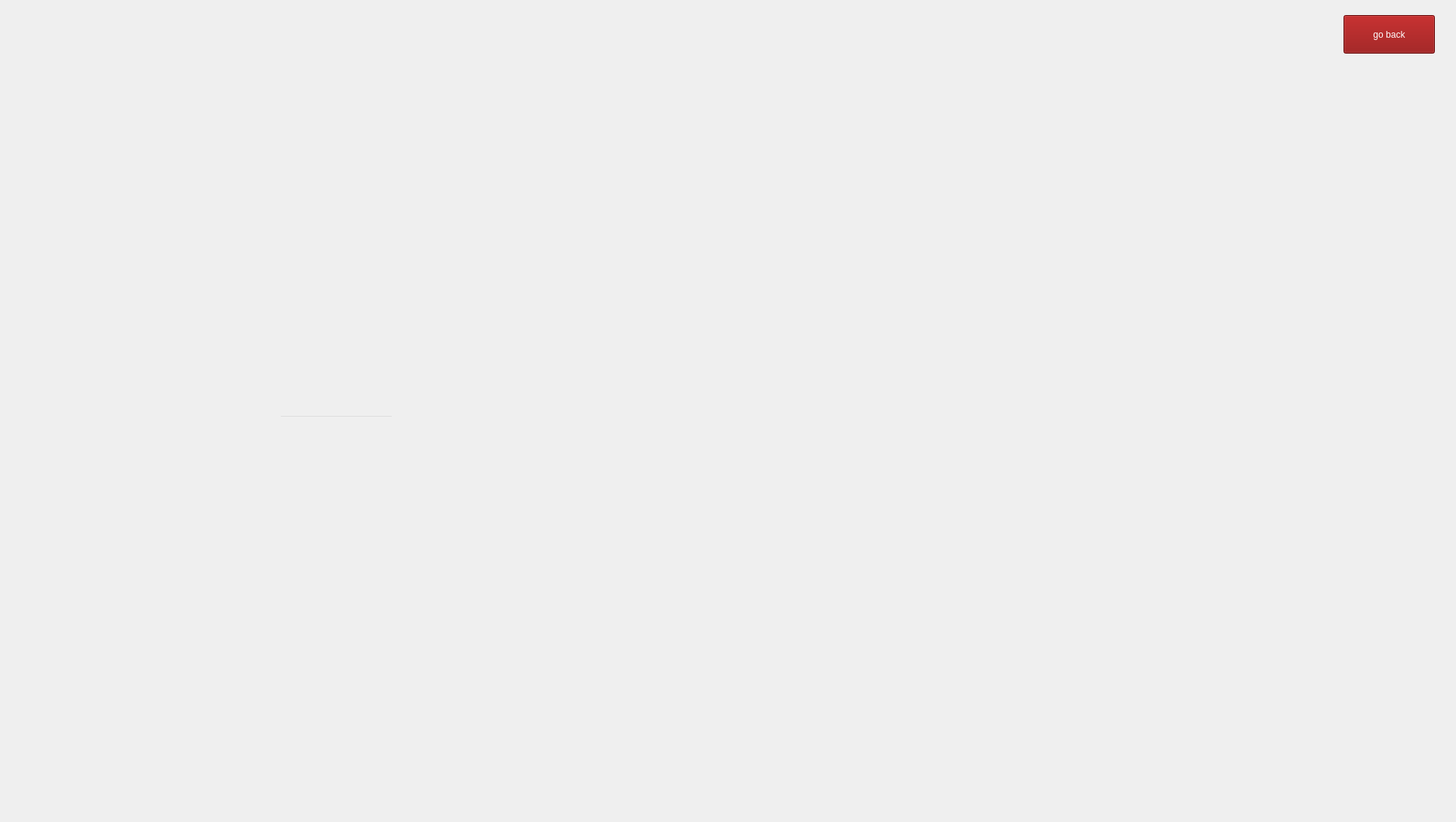
    <widget class="QWidget" name="cancel_Booking">
     <widget class="QLabel" name="label_10">
      <property name="geometry">
       <rect>
        <x>0</x>
        <y>0</y>
        <width>1920</width>
        <height>1080</height>
       </rect>
      </property>
      <property name="text">
       <string/>
      </property>
      <property name="pixmap">
       <pixmap resource="bgi.qrc">:/new/prefix1/bgi/cancel booking.jpg</pixmap>
      </property>
      <property name="scaledContents">
       <bool>true</bool>
      </property>
     </widget>
     <widget class="QPushButton" name="submit_6">
      <property name="geometry">
       <rect>
        <x>330</x>
        <y>640</y>
        <width>231</width>
        <height>81</height>
       </rect>
      </property>
      <property name="cursor">
       <cursorShape>PointingHandCursor</cursorShape>
      </property>
      <property name="styleSheet">
       <string notr="true">QPushButton {
    background-color: transparent;
    border: none;
}

QPushButton:hover {
    background-color: rgba(20,20, 20, 30);
    border-radius: 10px;
}
</string>
      </property>
      <property name="text">
       <string/>
      </property>
     </widget>
     <widget class="QLineEdit" name="cancelling">
      <property name="geometry">
       <rect>
        <x>370</x>
        <y>550</y>
        <width>151</width>
        <height>81</height>
       </rect>
      </property>
      <property name="styleSheet">
       <string notr="true">font: 35pt &quot;Segoe UI&quot;;
color: rgb(255, 255, 255);
background: transparent;
</string>
      </property>
      <property name="inputMethodHints">
       <set>Qt::InputMethodHint::ImhDigitsOnly</set>
      </property>
      <property name="text">
       <string/>
      </property>
      <property name="readOnly">
       <bool>false</bool>
      </property>
     </widget>
     <widget class="QTextEdit" name="viewtocancel">
      <property name="geometry">
       <rect>
        <x>10</x>
        <y>90</y>
        <width>841</width>
        <height>351</height>
       </rect>
      </property>
      <property name="styleSheet">
       <string notr="true">background-color: transparent;
font: 25pt &quot;Microsoft Sans Serif&quot;;
color: white;
text-align: center;
border:transparent;
</string>
      </property>
      <property name="readOnly">
       <bool>true</bool>
      </property>
      <property name="html">
       <string>&lt;!DOCTYPE HTML PUBLIC &quot;-//W3C//DTD HTML 4.0//EN&quot; &quot;http://www.w3.org/TR/REC-html40/strict.dtd&quot;&gt;
&lt;html&gt;&lt;head&gt;&lt;meta name=&quot;qrichtext&quot; content=&quot;1&quot; /&gt;&lt;meta charset=&quot;utf-8&quot; /&gt;&lt;style type=&quot;text/css&quot;&gt;
p, li { white-space: pre-wrap; }
hr { height: 1px; border-width: 0; }
li.unchecked::marker { content: &quot;\2610&quot;; }
li.checked::marker { content: &quot;\2612&quot;; }
&lt;/style&gt;&lt;/head&gt;&lt;body style=&quot; font-family:'Microsoft Sans Serif'; font-size:25pt; font-weight:400; font-style:normal;&quot;&gt;
&lt;p style=&quot;-qt-paragraph-type:empty; margin-top:0px; margin-bottom:0px; margin-left:0px; margin-right:0px; -qt-block-indent:0; text-indent:0px; font-size:50pt;&quot;&gt;&lt;br /&gt;&lt;/p&gt;&lt;/body&gt;&lt;/html&gt;</string>
      </property>
     </widget>
     <widget class="QPushButton" name="back_to_memmenue_11">
      <property name="geometry">
       <rect>
        <x>1780</x>
        <y>20</y>
        <width>121</width>
        <height>51</height>
       </rect>
      </property>
      <property name="cursor">
       <cursorShape>PointingHandCursor</cursorShape>
      </property>
      <property name="styleSheet">
       <string notr="true">

QPushButton {
background-color: rgb(138, 0, 0);
font: 24pt &quot;Microsoft Tai Le&quot;;
color: white;
}

QPushButton:hover {
    background-color: rgba(200, 0, 0, 30); 
    border-radius: 10px;
}
</string>
      </property>
      <property name="text">
       <string>go back</string>
      </property>
     </widget>
    </widget>
